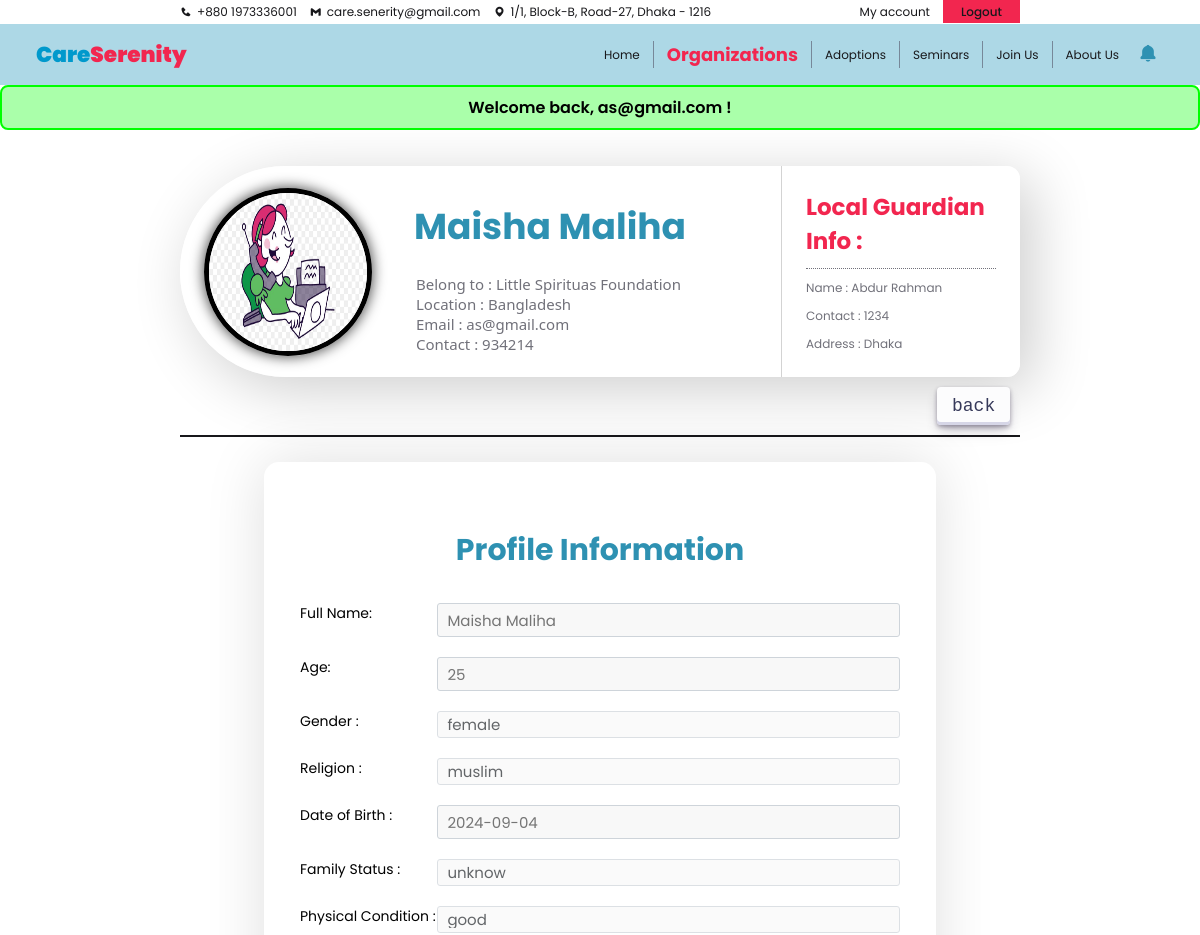
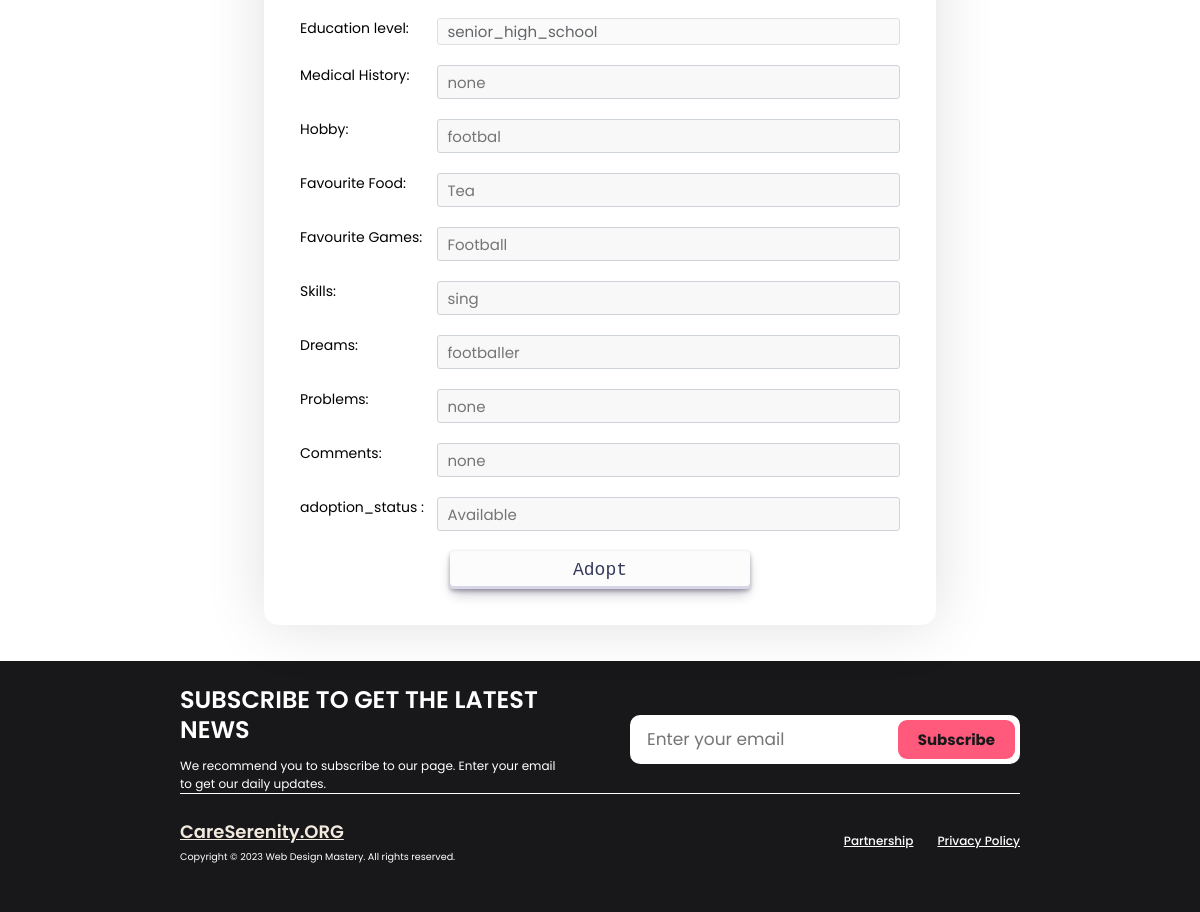
The app's page /U_see_orphan_profile.php?orphan_id=1 (signed in) with its own data (2 pictures, top to bottom).
### tables this page shows
CREATE TABLE `orphan_list` (
  `orphan_id` int NOT NULL,
  `org_id` int DEFAULT NULL,
  `guardian_id` int DEFAULT NULL,
  `first_name` varchar(255) DEFAULT NULL,
  `last_name` varchar(255) DEFAULT NULL,
  `age` int DEFAULT NULL,
  `gender` varchar(255) DEFAULT NULL,
  `religion` varchar(255) DEFAULT NULL,
  `date_of_birth` varchar(255) DEFAULT NULL,
  `since` varchar(255) DEFAULT NULL,
  `family_status` varchar(255) DEFAULT NULL,
  `physical_condition` varchar(255) DEFAULT NULL,
  `education_level` varchar(255) DEFAULT NULL,
  `medical_history` varchar(255) DEFAULT NULL,
  `hobby` varchar(255) DEFAULT NULL,
  `favorite_food` varchar(255) DEFAULT NULL,
  `favorite_game` varchar(255) DEFAULT NULL,
  `skills` text,
  `dreams` text,
  `problems` text,
  `other_comments` text,
  `orphan_image` varchar(255) DEFAULT NULL,
  `adoption_status` int NOT NULL,
  `removed_status` int NOT NULL
);

CREATE TABLE `org_list` (
  `org_id` int NOT NULL,
  `org_name` varchar(255) DEFAULT NULL,
  `acc_id` int NOT NULL,
  `org_description` text,
  `org_email` varchar(255) DEFAULT NULL,
  `org_phone` varchar(255) DEFAULT NULL,
  `org_website` varchar(255) DEFAULT NULL,
  `org_logo` varchar(255) DEFAULT NULL,
  `established` varchar(255) DEFAULT NULL,
  `org_location` varchar(255) DEFAULT NULL,
  `org_vision` varchar(255) DEFAULT NULL,
  `org_reviews` decimal(2,2) DEFAULT NULL
);

CREATE TABLE `accounts` (
  `acc_id` int NOT NULL,
  `acc_pass` varchar(255) NOT NULL,
  `acc_email` varchar(255) NOT NULL,
  `role` varchar(10) NOT NULL,
  `acc_join_date` varchar(255) NOT NULL,
  `question` varchar(255) DEFAULT NULL,
  `answer` varchar(50) DEFAULT NULL
);

CREATE TABLE `local_orphan_guardian` (
  `guardian_id` int NOT NULL,
  `guardian_name` varchar(30) DEFAULT NULL,
  `guardian_contact` varchar(30) DEFAULT NULL,
  `guardian_location` varchar(30) DEFAULT NULL
);

### orphan_profile_fetch_BE.php (called while the page is built, shortened)
<?php
include('./db_con.php');
if (isset($_GET['orphan_id'])) {
    $orphan_id = mysqli_real_escape_string($con, $_GET['orphan_id']);
    $fetchOrphanQuery = "SELECT * FROM orphan_list WHERE orphan_id = $orphan_id";
    $result = mysqli_query($con, $fetchOrphanQuery);
    if (mysqli_num_rows($result) == 1) {
        $row = mysqli_fetch_assoc($result);
        $org_id = $row['org_id'];
        $first_name = $row['first_name'];
        $age = $row['age'];
        $gender = $row['gender'];
        $religion = $row['religion'];
        $guardian_id = $row['guardian_id'];
        $date_of_birth = $row['date_of_birth'];
        $family_status = $row['family_status'];
        $physical_condition = $row['physical_condition'];
        $education_level = $row['education_level'];
        $medical_history = $row['medical_history'];
        $hobby = $row['hobby'];
        $favorite_food = $row['favorite_food'];
        $favorite_game = $row['favorite_game'];
        $skills = $row['skills'];
        $dreams = $row['dreams'];
        $problems = $row['problems'];
        $other_comments = $row['other_comments'];
        $orphan_image = $row['orphan_image'];
        if($row['adoption_status'] == 0){
            $adoption_status = 'Available';
        } else {
            $adoption_status = 'Adopted';
        }
        $query2 = "SELECT org_name, org_location, org_phone FROM org_list WHERE org_id = $org_id";
        $result2 = mysqli_query($con, $query2);
        if (mysqli_num_rows($result2) == 1) {
            $row2 = mysqli_fetch_assoc($result2);
            $org_name = $row2['org_name'];
            $org_location = $row2['org_location'];
            $org_phone = $row2['org_phone'];
        }
        $query3 = "SELECT * FROM local_orphan_guardian WHERE guardian_id = $guardian_id";
        $result3 = mysqli_query($con, $query3);
        if (mysqli_num_rows($result3) == 1) {
            $row3 = mysqli_fetch_assoc($result3);
            $guardian_name = $row3['guardian_name'];
            $guardian_contact = $row3['guardian_contact'];
            $guardian_location = $row3['guardian_location'];
        }
    } else {
        echo 'Orphan profile not found.';
    }
} else {
    echo "error";
}
?>

### O_profile_fetch_BE.php (called while the page is built, shortened)
<?php
include('./db_con.php');
if (!isset($_SESSION['acc_id']) && !isset($_SESSION['role'])) {
    $_SESSION["negative"] = "Warning. You haven't login";
    header("Location: ./login.php");
    exit();
} else {
    $acc_id = $_SESSION['acc_id'];
    $sql = "SELECT acc.acc_email, acc.role, acc.acc_join_date, org.org_id, org.org_name, org.org_description, org.org_email, org.org_phone, org.org_website, org.org_logo, org.established, org.org_location, org.org_vision, org.org_reviews FROM accounts AS acc LEFT JOIN org_list AS org ON acc.acc_id = org.acc_id Where acc.acc_id = $acc_id";
    $sql_result = mysqli_query($con, $sql);
    if (mysqli_num_rows($sql_result) == 1) {
        $row = mysqli_fetch_array($sql_result);
        $acc_email = $row['acc_email'];
    } else {
        echo "User data not found.";
    }
}
?>

### U_see_orphan_profile.php (the view, shortened to what this page needs)
<?php
    include("./O_profile_fetch_BE.php");
    include("./orphan_profile_fetch_BE.php");
?>
<!DOCTYPE html>
<html lang="en">
<head>
    <link rel="stylesheet" href="https://cdn.jsdelivr.net/npm/remixicon@3.5.0/fonts/remixicon.css" />
    <link rel="stylesheet" href="https://cdn.jsdelivr.net/npm/swiper@10/swiper-bundle.min.css" />
    <link rel='stylesheet' href='https://unpkg.com/boxicons@2.1.4/css/boxicons.min.css'>
    <link rel="stylesheet" href="./css/colors.css">
    <link rel="stylesheet" href="./css/navbar.css">
    <link rel="stylesheet" href="./css/orphan_profile.css">
    <link rel="stylesheet" href="./css/footer.css">
    <link rel="stylesheet" href="./css/notification.css">
    <link rel="stylesheet" href="./css/feedback.css">
</head>
<body>
    <?php include "./navbarU.php" ?>
    <div class="feedback">
        <?php
        if (isset($_SESSION['positive'])) {
            echo '<div class="positive">
                            <h5>' . $_SESSION['positive'] . '</h5>
                        </div>';
        }
        ?>
    </div>
    <div class="container">
        <div class="accounnt-information-container">
            <div class="account-picture">
                <img src="./assets/<?php echo $orphan_image ?>" alt="profile">
            </div>
            <div class="account-data">
                <h1><?php echo $first_name ?></h1>
                <p>Belong to : <?php echo $org_name ?></p>
                <p>Location : <?php echo $org_location ?></p>
                <p>Email : <?php echo $acc_email ?></p>
                <p>Contact : <?php echo $org_phone ?></p>
            </div>
            <div class="biography">
                <h1>Local Guardian info :</h1>
                <p>Name : <?php echo $guardian_name ?></p>
                <p>Contact : <?php echo $guardian_contact ?></p>
                <p>Address : <?php echo $guardian_location ?></p>
            </div>
        </div>
        <div class="options">
            <a href="./U_see_organization_orphanage.php?org_id=<?php echo $org_id ?>" id="button-30">back</a>
        </div>
        <div class="form">
                <h2>Profile Information</h2>
                <form>
                    <div class="form_row">
                        <label>Full Name:</label>
                        <input type="text" name="first_name" placeholder="<?php echo $first_name ?>" disabled>
                    </div>
                    <div class="form_row">
                        <label>Age:</label>
                        <input type="number" name="age" placeholder="<?php echo $age ?>" disabled>
                    </div>
                    <div class="form_row">
                        <label>Gender :</label>
                        <select name="gender" disabled>
                            <option value=""><?php echo $gender ?></option>
                        </select>
                    </div>
                    <div class="form_row">
                        <label>Religion :</label>
                        <select name="religion" disabled>
                            <option value=''><?php echo $religion ?></option>
                        </select>
                    </div>
                    <div class="form_row">
                        <label>Date of Birth :</label>
                        <input type="text" name="date_of_birth" placeholder="<?php echo $date_of_birth ?>" disabled>
                    </div>
                    <div class="form_row">
                        <label>Family Status :</label>
                        <select name="family_status" disabled>
                            <option value=''><?php echo $family_status ?></option>
                        </select>
                    </div>
                    <div class="form_row">
                        <label>Physical Condition :</label>
                        <select name="physical_condition" disabled>
                            <option value=''><?php echo $physical_condition ?></option>
                        </select>
                    </div>
                    <div class="form_row">
                        <label>Education level:</label>
                        <select name="education_level" disabled>
                            <option value=''><?php echo $education_level ?></option>
                        </select>
                    </div>
                    <div class="form_row">
                        <label>Medical History:</label>
                        <input type="text" name="medical_history" placeholder="<?php echo $medical_history ?>" disabled>
                    </div>
                    <div class="form_row">
                        <label>Hobby:</label>
                        <input type="text" name="hobby" placeholder="<?php echo $hobby ?>" disabled>
                    </div>
                    <div class="form_row">
                        <label>Favourite Food:</label>
                        <input type="text" name="favorite_food" placeholder="<?php echo $favorite_food ?>" disabled>
                    </div>
                    <div class="form_row">
                        <label>Favourite Games:</label>
                        <input type="text" name="favorite_game" placeholder="<?php echo $favorite_game ?>" disabled>
                    </div>
                    <div class="form_row">
                        <label>Skills:</label>
                        <input type="text" name="skills" placeholder="<?php echo $skills ?>" disabled>
                    </div>
                    <div class="form_row">
                        <label>Dreams:</label>
                        <input type="text" name="dreams" placeholder="<?php echo $dreams ?>" disabled>
                    </div>
                    <div class="form_row">
                        <label>Problems:</label>
                        <input type="text" name="problems" placeholder="<?php echo $problems ?>" disabled>
                    </div>
                    <div class="form_row">
                        <label>Comments:</label>
                        <input type="text" name="other_comments" placeholder="<?php echo $other_comments ?>" disabled>
                    </div>
                    <div class="form_row">
                        <label>adoption_status :</label>
                        <input type="text" name="adoption_status" placeholder="<?php echo $adoption_status ?>" disabled>
                    </div>
                    <div class="btn">
                        <a href="./U_adoption_terms&conditions.php?orphan_id=<?php echo $row['orphan_id'] ?>" id="button-30">Adopt</a>
                    </div>
                </form>
        </div>
    </div>
    <?php include "./footer.php" ?>
</body>
</html>

### css/colors.css (style rules this page uses)
:root { --primary-color-dark: #f2264f; --primary-color-light: #FF597B; --secondary-color-dark: #0099cc; --secondary-color-light: #62CDFF; --primary-font: 'Poppins'; --secondary-font: 'Ubuntu'; --text-color: #545454; --text-color-dark: #18181b; --text-color-medium: #1e1e1e; --text-color-light: #2f2f2f; --text-color-lighter: #71717a; --background-color: #ffffff; --primary-title-color: #2e91b2; --secondary-title-color: #f3254e; --primary-text-color: #71717a; --button-color: #ff597b; }
* { margin: 0; padding: 0; box-sizing: border-box; font-family: 'Poppins'; font-size: 12px; }
body { scroll-behavior: smooth; background-color: #fff; }
#button-30 { align-items: center; appearance: none; background-color: #FCFCFD; border-radius: 4px; border-width: 0; box-shadow: rgba(45, 35, 66, 0.4) 0 2px 4px, rgba(45, 35, 66, 0.3) 0 7px 13px -3px, #D6D6E7 0 -3px 0 inset; box-sizing: border-box; color: #36395A; cursor: pointer; display: inline-flex; font-family: "JetBrains Mono", monospace; justify-content: center; line-height: 1; list-style: none; overflow: hidden; padding: 10px 15px; position: relative; text-align: left; text-decoration: none; transition: box-shadow .15s, transform .15s; user-select: none; -webkit-user-select: none; touch-action: manipulation; white-space: nowrap; will-change: box-shadow, transform; font-size: 18px; }
.container .options { width: 100%; display: flex; align-items: center; justify-content: right; gap: 15px; border-bottom: 2px solid var(--text-color-dark); padding-bottom: 15px; }

### css/orphan_profile.css (style rules this page uses)
.container { min-height: 80vh; margin: 3% 15%; display: flex; flex-direction: column; align-items: center; }
.accounnt-information-container { width: 100%; display: flex; align-items: center; justify-content: space-between; background: rgba(255, 255, 255, 0.8); backdrop-filter: blur(10px); border-radius: 120px 15px 15px 120px; box-shadow: 1rem 1rem 5rem rgba(0, 0, 0, 0.2); }
.account-picture { display: flex; align-items: center; margin-left: 1rem; }
.account-picture img { width: 14rem; height: 14rem; margin: 1rem; border-radius: 50%; border: 5px solid black; box-shadow: 0px 0px 13px 1px rgb(0, 0, 0, .7); }
.account-data { width: 50%; display: flex; flex-direction: column; padding: 1.5rem 2.5rem; }
.account-data h1 { font-size: 3rem; color: var(--primary-title-color); text-transform: capitalize; margin: 10px 0px 20px 0px; }
.account-data p { font-size: 15px; color: var(--text-color-lighter); font-family: 'Segoe UI'; padding-left: 2px; }
.biography { width: 30%; padding: 2rem; border-left: 1px solid lightgray; }
.biography h1 { width: 100%; color: var(--primary-color-dark); font-size: 23px; font-weight: bold; padding-bottom: 10px; border-bottom: 1px dotted var(--text-color-lighter); text-transform: capitalize; }
.biography p { width: 100%; margin-top: 10px; color: var(--text-color-lighter); }
.container .options { width: 100%; display: flex; align-items: center; justify-content: right; border-bottom: 2px solid var(--text-color-dark); gap: 10px; padding: 10px; }
.container .form { width: 80%; padding: 3rem; background-color: #fff; border-radius: 15px; box-shadow: 0 0 60px rgba(0, 0, 0, 0.13); margin-top: 3%; }
.form h2 { text-align: center; font-size: 2.5rem; color: var(--primary-title-color); padding: 0; margin: 30px 0px; text-shadow: 2px 5px 30px hsl(0, 0%, 100%); }
.form form { display: flex; flex-direction: column; }
.form .form_row { width: 100%; display: flex; }
.form_row label { width: 30%; font-size: 14px; }
.form_row input , select { background-color: #f8f8f8; margin-bottom: 20px; width: -webkit-fill-available; padding: .375rem .75rem; font-size: 15px; color: #212529; border: 1px solid #ced4da; -moz-appearance: none; appearance: none; border-radius: .25rem; transition: border-color .15s ease-in-out, box-shadow .15s ease-in-out; }
.form .btn { display: flex; align-items: center; justify-content: center; }
.btn a , .btn button { width: 50% !important; }

### css/feedback.css (style rules this page uses)
.feedback { width: 100%; text-align: center; }
.positive h5 { padding: 8px; text-align: center; border-radius: 8px; color: rgb(0, 0, 0); font-weight: 600; font-size: medium; background-color: rgb(170, 255, 170); border: 2px solid rgb(0, 255, 0); }

### records on screen
orphan_list: orphan_image (picture), first_name "Maisha Maliha", age "25", gender "female", religion "muslim", date_of_birth "2024-09-04", family_status "unknow", physical_condition "good", education_level "senior_high_school", medical_history "none", hobby "footbal", favorite_food "Tea", favorite_game "Football", skills "sing", dreams "footballer", problems "none", other_comments "none", adoption_status "Available"
org_list: org_name "Little Spirituas Foundation", org_location "Bangladesh", org_phone "934214"
accounts: acc_email "as@gmail.com"
local_orphan_guardian: guardian_name "Abdur Rahman", guardian_contact "1234", guardian_location "Dhaka"

### other values on screen
$_SESSION['positive'] "Welcome back, as@gmail.com !"
